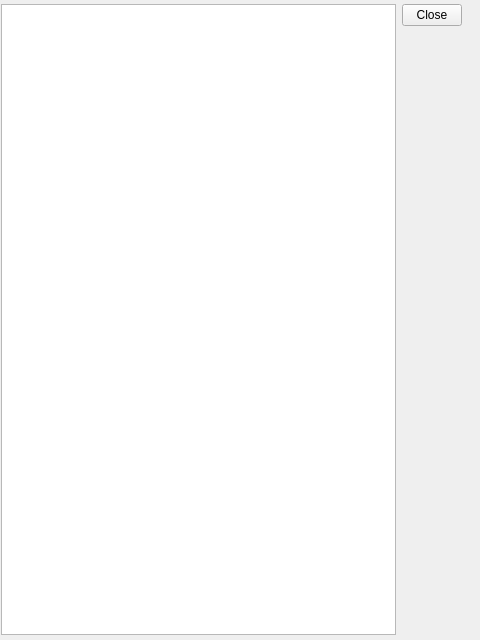
<?xml version="1.0" encoding="UTF-8"?>
<ui version="4.0">
 <class>CompletedTasksPage</class>
 <widget class="QWidget" name="CompletedTasksPage">
  <property name="geometry">
   <rect>
    <x>0</x>
    <y>0</y>
    <width>480</width>
    <height>640</height>
   </rect>
  </property>
  <property name="minimumSize">
   <size>
    <width>480</width>
    <height>640</height>
   </size>
  </property>
  <property name="maximumSize">
   <size>
    <width>480</width>
    <height>640</height>
   </size>
  </property>
  <property name="windowTitle">
   <string>Form</string>
  </property>
  <widget class="QWidget" name="">
   <property name="geometry">
    <rect>
     <x>1</x>
     <y>4</y>
     <width>461</width>
     <height>631</height>
    </rect>
   </property>
   <layout class="QHBoxLayout" name="horizontalLayout">
    <item>
     <widget class="QTableView" name="tasksView"/>
    </item>
    <item>
     <layout class="QVBoxLayout" name="verticalLayout">
      <item>
       <widget class="QPushButton" name="closeButton">
        <property name="maximumSize">
         <size>
          <width>60</width>
          <height>16777215</height>
         </size>
        </property>
        <property name="text">
         <string>Close</string>
        </property>
       </widget>
      </item>
      <item>
       <spacer name="verticalSpacer">
        <property name="orientation">
         <enum>Qt::Orientation::Vertical</enum>
        </property>
        <property name="sizeHint" stdset="0">
         <size>
          <width>20</width>
          <height>40</height>
         </size>
        </property>
       </spacer>
      </item>
     </layout>
    </item>
   </layout>
  </widget>
 </widget>
 <resources/>
 <connections>
  <connection>
   <sender>closeButton</sender>
   <signal>clicked()</signal>
   <receiver>CompletedTasksPage</receiver>
   <slot>close()</slot>
   <hints>
    <hint type="sourcelabel">
     <x>424</x>
     <y>21</y>
    </hint>
    <hint type="destinationlabel">
     <x>472</x>
     <y>104</y>
    </hint>
   </hints>
  </connection>
 </connections>
</ui>
